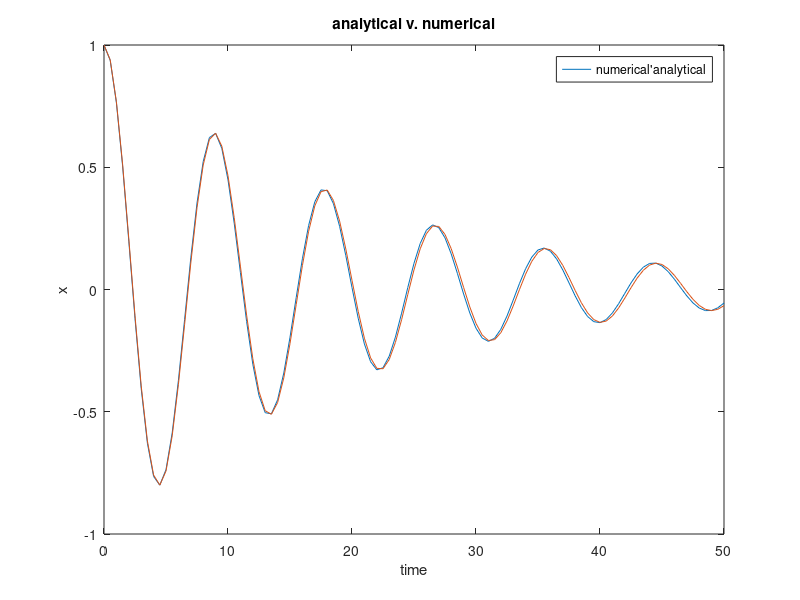

The MATLAB script that drew this image:
clear 
clc 
close all 

% initialize 
m = 10; 
b = 1; 
k = 5; 
x0 = 1; 
v0 = 0; 
h = .5; 
b_eq = b/m; 
omega_n = sqrt(k/m); 
zeta = b/(2*sqrt(m*k)); 
omega_d = omega_n*sqrt(1-zeta^2); 
t = 0:.5:50; 
x = zeros(1,101); 
x(1) = 1; 

% analytical
xdouble = (1/m)*(-k*1); 
x(2) = 1 +xdouble*((h^2)/2); 
x_analytical = (((v0+zeta*omega_n*x0)/omega_d)*sin(omega_d.*t)+x0*cos(omega_d.*t)).*exp(- zeta*omega_n.*t); 


for i = 2:length(t)-1 
 x(i+1) = (1/((m/(h^2))+(b/(2*h))))*(-k*x(i)+b*x(i-1)/(2*h)-(m/h^2)*(x(i-1)-2*x(i)));   
 
end 

for i = 1:length(t)
xa(i) = (exp(-zeta*omega_n*t(i)))*((zeta*omega_n/omega_d)*sin(omega_d*t(i))+cos(omega_d*t(i))); 
end 


% plot 
plot(t,x) 
hold on 
plot(t,xa) 
xlabel('time') 
ylabel('x') 
title('analytical v. numerical') 
legend('numerical''analytical') 
